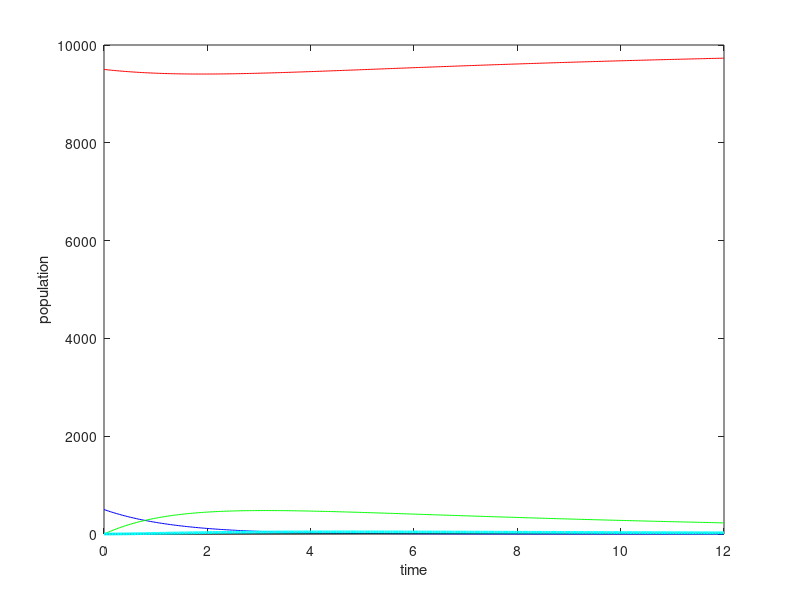

This chart was generated by the following MATLAB code:
%Code for simulating an SIRDC model
clear all;
close all;

totTime = 12; %total simulation time
dt = 0.03; %time step
tvec = 0:dt:totTime;
tsteps = length(tvec); %total number of time steps

%initialize vectors for susceptibles, infected, and recovered
S = zeros(tsteps,1); 
I = zeros(tsteps,1);
R = zeros(tsteps,1);
D = zeros(tsteps,1);
C = zeros(tsteps,1);

shi = 1; %re-infection probability
theta = 0.1; %incubation average
delta = 0.04; %death rate
beta = 0.24; %contact rate (you choose this!)
gamma = 0.96; %recovery rate (you choose this!)
N = 10000; %total population

%Initialize susceptibles and infected. We choose I(1) equal to some significant nonzero value for visibility.
S(1) = 9500; 
I(1) = 500;
R(1) = 0;
D(1) = 0;
C(1) = 0;

for i=1:tsteps-1
    S(i+1) = S(i) + dt*((-beta*S(i)*I(i)/N) + shi*C(i));
    I(i+1) = I(i) + dt*(beta*S(i)*I(i)/N - gamma*I(i));
    R(i+1) = R(i) + dt*(gamma*I(i) - theta*R(i));
    D(i+1) = D(i) + dt*(delta*theta*R(i));
    C(i+1) = C(i) + dt*((1-delta)*theta*R(i) - shi*C(i));
end

%Plot S, I, R, D and C over time. Feel free to edit this figure to your liking.
figure(1)
plot(tvec,S,'r',tvec,I,'b',tvec,R,'g',tvec, D, 'k',tvec, C, 'c','linewidth',2)
xlabel('time')
ylabel('population')
